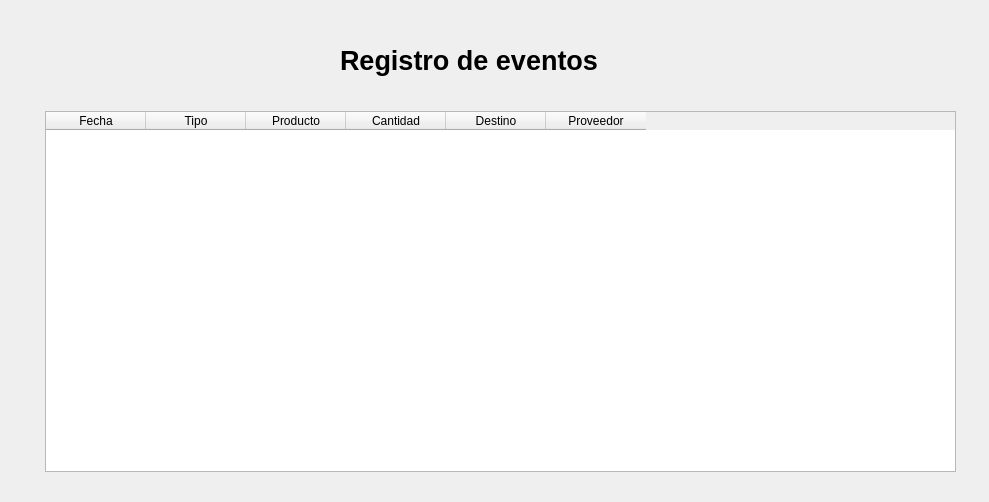
<?xml version="1.0" encoding="UTF-8"?>
<ui version="4.0">
 <class>Dialog</class>
 <widget class="QDialog" name="Dialog">
  <property name="geometry">
   <rect>
    <x>0</x>
    <y>0</y>
    <width>989</width>
    <height>502</height>
   </rect>
  </property>
  <property name="windowTitle">
   <string>Registro de eventos</string>
  </property>
  <widget class="QTableWidget" name="tablaLog1">
   <property name="geometry">
    <rect>
     <x>45</x>
     <y>111</y>
     <width>911</width>
     <height>361</height>
    </rect>
   </property>
   <property name="sizeAdjustPolicy">
    <enum>QAbstractScrollArea::AdjustToContents</enum>
   </property>
   <property name="sortingEnabled">
    <bool>true</bool>
   </property>
   <property name="columnCount">
    <number>6</number>
   </property>
   <column>
    <property name="text">
     <string>Fecha</string>
    </property>
   </column>
   <column>
    <property name="text">
     <string>Tipo</string>
    </property>
   </column>
   <column>
    <property name="text">
     <string>Producto</string>
    </property>
   </column>
   <column>
    <property name="text">
     <string>Cantidad</string>
    </property>
   </column>
   <column>
    <property name="text">
     <string>Destino</string>
    </property>
   </column>
   <column>
    <property name="text">
     <string>Proveedor</string>
    </property>
   </column>
  </widget>
  <widget class="QLabel" name="label">
   <property name="geometry">
    <rect>
     <x>340</x>
     <y>20</y>
     <width>371</width>
     <height>81</height>
    </rect>
   </property>
   <property name="font">
    <font>
     <pointsize>20</pointsize>
     <weight>75</weight>
     <bold>true</bold>
    </font>
   </property>
   <property name="text">
    <string>Registro de eventos</string>
   </property>
  </widget>
 </widget>
 <resources/>
 <connections/>
</ui>
